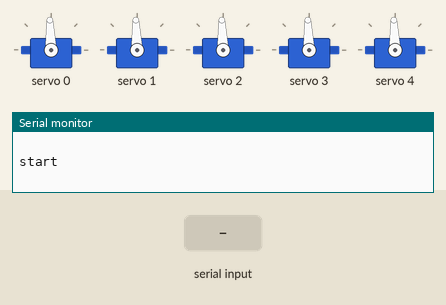
Recording of a sketch running on a simulated Arduino Uno, built with avr-gcc and run on an emulated ATmega328P. Parts: 5 × servo, the last lines printed to the serial monitor. The test bench sets the inputs (shaded band).

Above: at 1.2 s.
1.3 s: "90,45\n" received over Serial
4.1 s: "30,150\n" received over Serial
At 6.6 s:
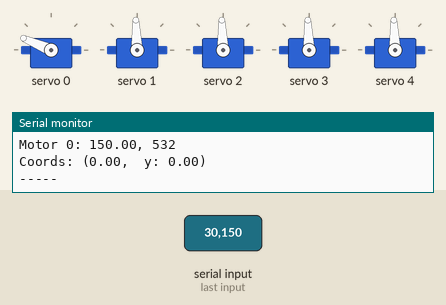
7.1 s: "1\n" received over Serial
At 9.9 s:
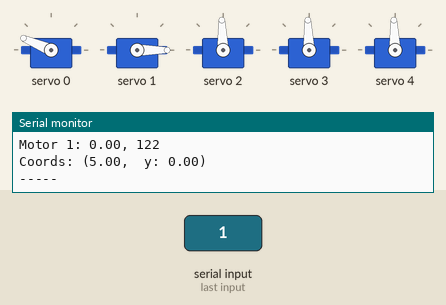
10.1 s: "0\n" received over Serial
At 12.7 s:
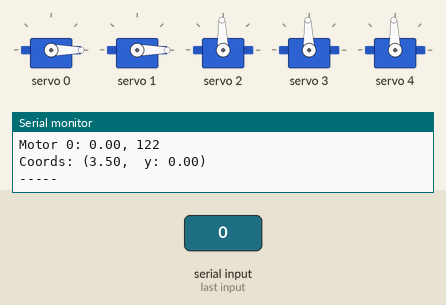
13.1 s: "2\n" received over Serial
At 15.9 s:
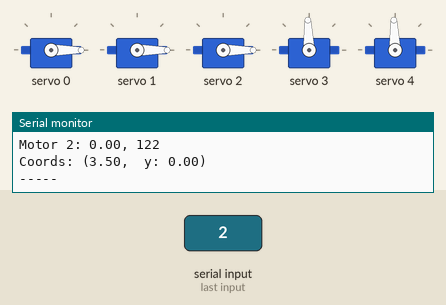
16.1 s: "3\n" received over Serial
At 19.6 s:
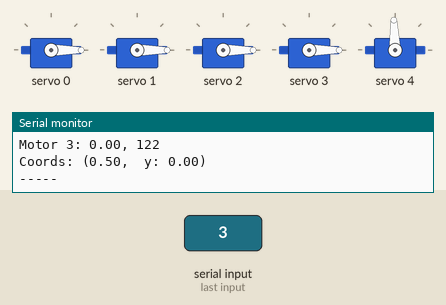
Timing chart, 0 to 20.1 s (numbered marks = the images above; inputs shaded):
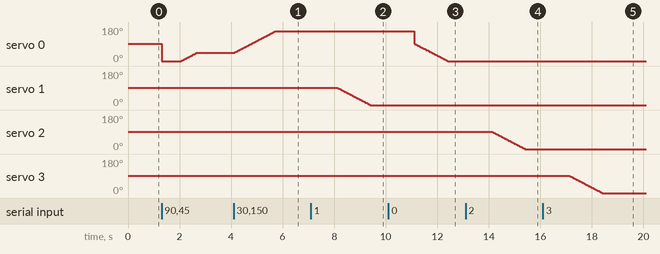

Measured:
- after the input at 4.1 s, servo 0: moves from 43° to 157° over 1.6 s, starting at once
- after the input at 7.1 s, servo 1: moves from 92° to 0° over 1.3 s, starting after 1.0 s
- after the input at 10.1 s, servo 0: moves from 157° to 0° over 1.3 s, starting after 1.0 s
- after the input at 13.1 s, servo 2: moves from 92° to 0° over 1.3 s, starting after 1.0 s
- after the input at 16.1 s, servo 3: moves from 92° to 0° over 1.3 s, starting after 1.0 s

The sketch:

main.ino
```cpp
/* Written for a 6-DOF manipulator. Currently only focused x,y coords.

  Note: Servos are connected to a PCA 9685 in case I want to expand the number of servos.
        And because I have my servos connected to PCA 9685, I have to refer to its position in terms of PWM instead of Degrees.
        Which is why I'm using the Adafruit library instead of Arduino's Servo library.

  PHYSICAL INFO: (motors physically actually have a 200 degree range)
    6-8.4v
    Motor 0 (base) 25Kg DSServo, model ?
      180 degrees
      4"
    Motor 1 (link) HiWonder LDX-218
      180 degrees
      5"
    Motor 2 (link) HiWonder LDX-218
      180 degrees
      3.5"
    Motor 3 (wrist-y) HiWonder LFD-06
      180 degrees
      0.5"
    Motor 4 (wrist-x) HiWonder LFD-06
      180 degrees
      1.5"
    Motor 5 (end effector) Generic/Unknown
      90 degrees
      4.5"


  REMINDERS/TODO:
    SERVO L1 and SERVO L2 are physically positioned opposite of eachother.
      (This will affect the if-statements in both setPosition() functions if I change them.)
      L1 0    leans towards the "butt"   L1 180  leans away from the "butt"
      L2 180  leans towards the "butt"   L2 0    leans away from the "butt"

    SERVO L3 needs to be calibrated. ~10 degrees 0ff

 INFORMATION/FORMULAS:
    "Terminal Point" P(x,y) - The point you end up at when you go counter-clockwise some amount, starting from point (1, 0)
    theta = arctan(y/x);      Get angle from (x,y) coordinates

    Link 1 == Link 2, when Joint 2 = 90 degrees
    Link 2 is parallel to the base when |Joint1 - Joint2| = 90
    Link 2 is perpendicular to the base when Joint2 == Joint1  (this might change if I physically flip the motors, idk)
    Since,
      Link 1 is perpendicular to the Z-axis whenever Joint1 = 0 or Joint1 = 180
    then for Link 2 with a z-axis equal to Link 1,
      Link 2 is always perpendicular to Link 1 whenever Joint2 = 0 or Joint2 = 180

    0   degrees  =  122 ticks (min)
    90  degrees  =  368 ticks
    180 degrees  =  614 ticks (max)

    Quadrant 1 = 0,90
      Sin, Cos, Tan = positive
    Quadrant 2 = 90, 180
      Sin = positive
      Cos, Tan = negative

    Frame Rules:
      Revolute Joints always revolve around the Z-axis
      X-axis must be perpendicular to the previous Z-axis
      Y-axis, use RIGHT hand rule.
        Thumb -> x+, Index -> y+, Middle -> z+
        Make an L with thumb and index, point middle straight out, 90 degrees from index. Palms up.
        All 3 fingers point in the positive directions along their axis.
  */

  // x coords are between [-5, 5]

#include <Wire.h>
#include <Adafruit_PWMServoDriver.h>
#include <math.h>

#define MIN_PULSE_WIDTH       500
#define MAX_PULSE_WIDTH       2500
#define FREQUENCY             60
#define degreesToRadians(angleDegrees) (angleDegrees * M_PI / 180.0)
#define radiansToDegrees(angleRadians) (angleRadians * 180.0 / M_PI)
#define PI 3.1415926535897932384626433832795

Adafruit_PWMServoDriver pwm = Adafruit_PWMServoDriver();

int motorSpeed = 2; // used in position-setting functions to slow the motor down
int minTicks = 122;
int maxTicks = 614;

// starting tick positions
float tickPos0 = 368;
float tickPos1 = 368;
float tickPos2 = 368;
float tickPos3 = 368;
float tickPos4 = 368; // 45 degrees

struct joint{
  int pin;              // physical pin on the PCA 9685.
  float coords[3];      // position on its own localized frame. coords[3] = {x, y, z}
  float length;         // physical length of a link.
  float jointPosition;  // position of motor angle in ticks
};

const float ybase=0;
const float xbase=3.5;
// joint objects
joint base = {0, {xbase, ybase, 0}, 3.5, tickPos0}; // coords are fixed. Need to put this in the code.
joint link1 = {1, {0, link1.length, 0}, 5, tickPos1};
joint link2 = {2, {0, link2.length, 0}, 3.5, tickPos2};
joint link3 = {3, {0, link3.length, 0}, 0.5, tickPos3};
joint link4 = {4, {0, link4.length, 0}, 2, tickPos4};
joint efx = {5, {0, efx.length, 0}, 4.5, tickPos4};

joint *jointsList[6]={&base, &link1, &link2, &link3, &link4, &efx};

void setup() {
  Serial.begin(9600);
  pwm.begin();
  pwm.setPWMFreq(FREQUENCY);
  pwm.setPWM(base.pin,0,base.jointPosition);
  pwm.setPWM(1,0,tickPos1);
  pwm.setPWM(2,0,tickPos2);
  pwm.setPWM(3,0,tickPos3);
  pwm.setPWM(4,0,tickPos4);
  Serial.println(" ");
  Serial.println("start");
}
/* WORKS
Parameters: an angle in degrees
  converts an angle(degrees) to a pulse(seconds), then to a pulse(ticks)
Returns: int ticks
*/
int convertToTicks(float degrees){
  float pulse = map(degrees, 0, 180, MIN_PULSE_WIDTH, MAX_PULSE_WIDTH);
  int ticks = int(float(pulse) / 1000000 * FREQUENCY * 4096);
  return ticks;
}
/* WORKS
Parameters: angle in ticks
  converts ticks to degrees
Returns: float degrees
*/
float convertToDegrees(float ticks){
  float degrees = map(ticks, minTicks, maxTicks, 0, 180);
  return degrees;
}
/* WORKS
Parameters: a joint object, and a DEGREE value
  converts degrees to ticks, sets position, and updates joint -> jointPosition
Calls: convertToTicks()
*/
void setDegreePosition(joint *joint, float newAngle){
  float newPosition = convertToTicks(newAngle);
  float previousPosition = joint -> jointPosition;
  Serial.print("Setting position: ");
  Serial.println(joint -> pin);
  if(previousPosition < newPosition){
    for(float updatedPosition = previousPosition; updatedPosition < newPosition; updatedPosition++){
      pwm.setPWM(joint -> pin, 0, updatedPosition);
      joint -> jointPosition = updatedPosition;
      delay(motorSpeed);
    }
  }
  if(previousPosition > newPosition){
    for(float updatedPosition = previousPosition; updatedPosition > newPosition; updatedPosition--){
      pwm.setPWM(joint -> pin, 0, updatedPosition);
      joint -> jointPosition = updatedPosition;
      delay(motorSpeed);
    }
  }
}
/*
Parameters: joint object, ticks
  Sets position and updates joint -> jointPosition
*/
void setTickPosition(joint *joint, float ticks){
  float previousPosition = joint -> jointPosition;
  if(previousPosition < ticks){
    for(float updatedPosition = previousPosition; updatedPosition < ticks; updatedPosition++){
      pwm.setPWM(joint -> pin, 0, updatedPosition);
      joint -> jointPosition = updatedPosition;
      delay(motorSpeed);
    }
  }
  if(previousPosition > ticks){
    for(float updatedPosition = previousPosition; updatedPosition > ticks; updatedPosition--){
      pwm.setPWM(joint -> pin, 0, updatedPosition);
      joint -> jointPosition = updatedPosition;
      delay(motorSpeed);
    }
  }
}

void getCoords(joint *link, float theta){
  float distance = link->length * cos(degreesToRadians(theta)); // WORKS
  link -> coords[0] = (distance); // should this be absolute?
  Serial.print("Coords: (");
  Serial.print(link -> coords[0]);
  Serial.print(", ");
  float height = link->length * (sin(degreesToRadians(theta))); //WORKS
  link -> coords[1] = (height); // should this be absolute?
  Serial.print(" y: ");
  Serial.print(link -> coords[1]);
  Serial.println(")");
}


void checkPulse(joint *link, float angle) { // a test function
  int pulse_ticks, degreePulse;
  pulse_ticks = convertToTicks(angle);
  float current = link -> jointPosition;
  if(current < pulse_ticks){
    for(float pos = current; pos <= pulse_ticks; pos+=1){
      setTickPosition(link, pos);
    }
  }
  if(current > pulse_ticks){
    for(float pos = current; pos >= pulse_ticks; pos-=1){
      setTickPosition(link, pos);
    }
  }
  Serial.print("Motor ");
  Serial.print(link -> pin);
  Serial.print(": ");
  Serial.print(angle);
  Serial.print(", ");
  Serial.println(pulse_ticks);
  getCoords(link, angle);
  Serial.println("-----");
}

// called by L2parallel()
float calculateBeta(float theta){
  float beta;
  theta = convertToDegrees(theta);
  if (theta < 90){
    beta = 180 - (90 - theta);
  }
  if (theta > 90){
    beta = theta - 90;
  }
  if(theta == 90){
    beta = 90;
  }
  int pwm2 = convertToTicks(beta);
  return pwm2;
}
/* WORKS. is hardcoded to pins 0 and 1.
Parameters: an angle in degrees
  Takes user input to set Link 1's position.
Calls: calculateBeta() to keep Link 2 parallel to the floor.
Note: Link 2 is parallel to the floor when joint 2 is 90 degrees from the Z-axis -or- when |joint 1 - joint 2| = 90
      (!) Use this same concept when I need to move the end effector along a line
*/
void l2Parallel(float angle){
  float theta1, theta2;
  theta1 = angle;
  Serial.println("---------------");
  joint *linkp, *linkq;
  linkp = &link1;
  linkq = &link2;
  int pwm1 = convertToTicks(theta1);
  float currentPos = linkp -> jointPosition;
  if(currentPos < pwm1){
    for(float pos = currentPos; pos <= pwm1; pos+=1){
      float betaTicks = calculateBeta(pos);
      setTickPosition(linkp, pos);
      setTickPosition(linkq, betaTicks);
    }
  }
  if(currentPos > pwm1){
    for(float pos = currentPos; pos >= pwm1; pos-=1){
      float betaTicks = calculateBeta(pos);
      setTickPosition(linkp, pos);
      setTickPosition(linkq, betaTicks);
    }
  }
}

void loop() {
  float pin, angle;
  //int i;
  joint *link;
  angle = 0;
  while(Serial.available() > 0)
  {
    pin = Serial.parseInt();
    angle = Serial.parseFloat();
    //i = Serial.parseInt();
    char r = Serial.read();
    if (pin == 0){
      link = &base;
    }
    if (pin == 1){
      link = &link1;
    }
    if (pin == 2){
      link = &link2;
    }
    if(pin == 3){
      link = &link3;
    }
    if (pin == 4){
      link = &link4;
    }
      if(r == '\n'){}

    checkPulse(link,angle);
    //l2Parallel(angle);
  }
}


/* UNUSED

// Link 2 = Link 1; linearly equivalent.
void l2equalL1(float angle){
  float theta2;
  theta2 = 90;
}
// Joint 2 = Joint 1, always perpendicular to floor
void l2Perpendicular(float angle){
  float theta1, theta2;
  theta1 = convertToTicks(angle);
  theta2 = theta1;
  pwm.setPWM(0, 0, theta1);
  pwm.setPWM(0, 0, theta2);
}

*/
```
